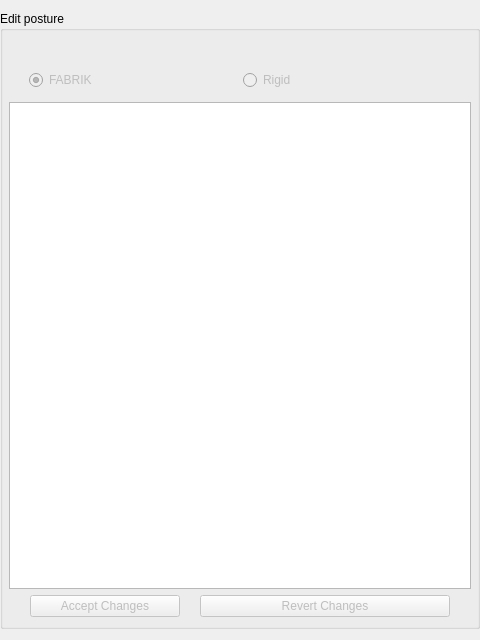
<?xml version="1.0" encoding="UTF-8"?>
<ui version="4.0">
 <class>PostureJointSideWidget</class>
 <widget class="QWidget" name="PostureJointSideWidget">
  <property name="geometry">
   <rect>
    <x>0</x>
    <y>0</y>
    <width>480</width>
    <height>640</height>
   </rect>
  </property>
  <property name="windowTitle">
   <string>Form</string>
  </property>
  <layout class="QGridLayout" name="gridLayout">
   <property name="leftMargin">
    <number>0</number>
   </property>
   <property name="rightMargin">
    <number>0</number>
   </property>
   <item row="0" column="0">
    <widget class="GroupBoxExtension" name="groupBox">
     <property name="title">
      <string>Edit posture</string>
     </property>
     <layout class="QVBoxLayout" name="verticalLayout">
      <property name="leftMargin">
       <number>6</number>
      </property>
      <property name="topMargin">
       <number>30</number>
      </property>
      <property name="rightMargin">
       <number>6</number>
      </property>
      <property name="bottomMargin">
       <number>0</number>
      </property>
      <item>
       <layout class="QHBoxLayout" name="horizontalLayout_2">
        <property name="leftMargin">
         <number>20</number>
        </property>
        <property name="topMargin">
         <number>9</number>
        </property>
        <property name="rightMargin">
         <number>20</number>
        </property>
        <property name="bottomMargin">
         <number>6</number>
        </property>
        <item>
         <widget class="QRadioButton" name="fabrikRadioButton">
          <property name="enabled">
           <bool>false</bool>
          </property>
          <property name="text">
           <string>FABRIK</string>
          </property>
          <property name="checked">
           <bool>true</bool>
          </property>
          <attribute name="buttonGroup">
           <string>buttonGroup</string>
          </attribute>
         </widget>
        </item>
        <item>
         <widget class="QRadioButton" name="rigidRadioButton">
          <property name="enabled">
           <bool>false</bool>
          </property>
          <property name="text">
           <string>Rigid</string>
          </property>
          <attribute name="buttonGroup">
           <string>buttonGroup</string>
          </attribute>
         </widget>
        </item>
       </layout>
      </item>
      <item>
       <widget class="TreeWidgetExtension" name="postureJointTreeWidget">
        <property name="headerHidden">
         <bool>true</bool>
        </property>
        <column>
         <property name="text">
          <string notr="true">1</string>
         </property>
        </column>
       </widget>
      </item>
      <item>
       <layout class="QHBoxLayout" name="horizontalLayout">
        <property name="spacing">
         <number>20</number>
        </property>
        <property name="bottomMargin">
         <number>9</number>
        </property>
        <item>
         <spacer name="horizontalSpacer_2">
          <property name="orientation">
           <enum>Qt::Horizontal</enum>
          </property>
          <property name="sizeHint" stdset="0">
           <size>
            <width>40</width>
            <height>20</height>
           </size>
          </property>
         </spacer>
        </item>
        <item>
         <widget class="QPushButton" name="acceptButton">
          <property name="enabled">
           <bool>false</bool>
          </property>
          <property name="minimumSize">
           <size>
            <width>150</width>
            <height>0</height>
           </size>
          </property>
          <property name="text">
           <string>Accept Changes</string>
          </property>
         </widget>
        </item>
        <item>
         <widget class="QPushButton" name="cancelButton">
          <property name="enabled">
           <bool>false</bool>
          </property>
          <property name="minimumSize">
           <size>
            <width>250</width>
            <height>0</height>
           </size>
          </property>
          <property name="text">
           <string>Revert Changes</string>
          </property>
         </widget>
        </item>
        <item>
         <spacer name="horizontalSpacer">
          <property name="orientation">
           <enum>Qt::Horizontal</enum>
          </property>
          <property name="sizeHint" stdset="0">
           <size>
            <width>40</width>
            <height>20</height>
           </size>
          </property>
         </spacer>
        </item>
       </layout>
      </item>
     </layout>
    </widget>
   </item>
  </layout>
 </widget>
 <customwidgets>
  <customwidget>
   <class>GroupBoxExtension</class>
   <extends>QGroupBox</extends>
   <header>GUI/WidgetExtensions/GroupBoxExtension.h</header>
   <container>1</container>
  </customwidget>
  <customwidget>
   <class>TreeWidgetExtension</class>
   <extends>QTreeWidget</extends>
   <header>GUI/WidgetExtensions/TreeWidgetExtension.h</header>
  </customwidget>
 </customwidgets>
 <resources/>
 <connections/>
 <buttongroups>
  <buttongroup name="buttonGroup"/>
 </buttongroups>
</ui>
